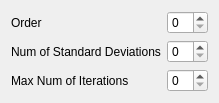
<?xml version="1.0" encoding="UTF-8"?>
<ui version="4.0">
 <class>Form</class>
 <widget class="QWidget" name="Form">
  <property name="windowTitle">
   <string>Form</string>
  </property>
  <layout class="QVBoxLayout" name="verticalLayout">
   <item>
    <layout class="QFormLayout" name="formLayout_2">
     <property name="fieldGrowthPolicy">
      <enum>QFormLayout::AllNonFixedFieldsGrow</enum>
     </property>
     <item row="0" column="0">
      <widget class="QLabel" name="orderLabel">
       <property name="text">
        <string>Order</string>
       </property>
      </widget>
     </item>
     <item row="0" column="1">
      <widget class="QSpinBox" name="orderSpinBox"/>
     </item>
     <item row="1" column="0">
      <widget class="QLabel" name="numOfStandardDeviationsLabel">
       <property name="text">
        <string>Num of Standard Deviations</string>
       </property>
      </widget>
     </item>
     <item row="1" column="1">
      <widget class="QSpinBox" name="numOfStandardDeviationsSpinBox"/>
     </item>
     <item row="2" column="0">
      <widget class="QLabel" name="maxNumOfIterationsLabel">
       <property name="text">
        <string>Max Num of Iterations</string>
       </property>
      </widget>
     </item>
     <item row="2" column="1">
      <widget class="QSpinBox" name="maxNumOfIterationsSpinBox"/>
     </item>
    </layout>
   </item>
  </layout>
 </widget>
 <resources/>
 <connections/>
</ui>
